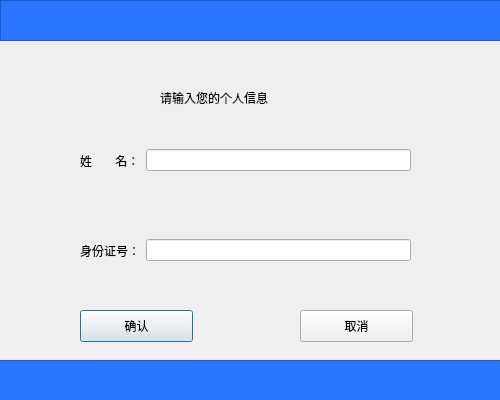
<?xml version="1.0" encoding="UTF-8"?>
<ui version="4.0">
 <class>FillInfoDialog</class>
 <widget class="QDialog" name="FillInfoDialog">
  <property name="geometry">
   <rect>
    <x>0</x>
    <y>0</y>
    <width>500</width>
    <height>400</height>
   </rect>
  </property>
  <property name="windowTitle">
   <string>信息确认</string>
  </property>
  <widget class="QLabel" name="tip">
   <property name="geometry">
    <rect>
     <x>160</x>
     <y>90</y>
     <width>221</width>
     <height>16</height>
    </rect>
   </property>
   <property name="styleSheet">
    <string notr="true">font: 10pt &quot;MS Shell Dlg 2&quot;;</string>
   </property>
   <property name="text">
    <string>请输入您的个人信息</string>
   </property>
  </widget>
  <widget class="QWidget" name="horizontalLayoutWidget">
   <property name="geometry">
    <rect>
     <x>80</x>
     <y>140</y>
     <width>331</width>
     <height>41</height>
    </rect>
   </property>
   <layout class="QHBoxLayout" name="horizontalLayout">
    <item>
     <widget class="QLabel" name="name">
      <property name="styleSheet">
       <string notr="true">font: 10pt &quot;MS Shell Dlg 2&quot;;</string>
      </property>
      <property name="text">
       <string>姓       名：</string>
      </property>
     </widget>
    </item>
    <item>
     <widget class="QLineEdit" name="lineEdit">
      <property name="styleSheet">
       <string notr="true">font: 10pt &quot;MS Shell Dlg 2&quot;;</string>
      </property>
     </widget>
    </item>
   </layout>
  </widget>
  <widget class="QWidget" name="horizontalLayoutWidget_2">
   <property name="geometry">
    <rect>
     <x>80</x>
     <y>230</y>
     <width>331</width>
     <height>41</height>
    </rect>
   </property>
   <layout class="QHBoxLayout" name="horizontalLayout_2">
    <item>
     <widget class="QLabel" name="ID">
      <property name="styleSheet">
       <string notr="true">font: 10pt &quot;MS Shell Dlg 2&quot;;</string>
      </property>
      <property name="text">
       <string>身份证号：</string>
      </property>
     </widget>
    </item>
    <item>
     <widget class="QLineEdit" name="lineEdit_2">
      <property name="styleSheet">
       <string notr="true">font: 10pt &quot;MS Shell Dlg 2&quot;;</string>
      </property>
     </widget>
    </item>
   </layout>
  </widget>
  <widget class="QPushButton" name="yep">
   <property name="geometry">
    <rect>
     <x>80</x>
     <y>310</y>
     <width>113</width>
     <height>32</height>
    </rect>
   </property>
   <property name="text">
    <string>确认</string>
   </property>
  </widget>
  <widget class="QPushButton" name="cancel">
   <property name="geometry">
    <rect>
     <x>300</x>
     <y>310</y>
     <width>113</width>
     <height>32</height>
    </rect>
   </property>
   <property name="text">
    <string>取消</string>
   </property>
  </widget>
  <widget class="QFrame" name="frame">
   <property name="geometry">
    <rect>
     <x>0</x>
     <y>0</y>
     <width>531</width>
     <height>41</height>
    </rect>
   </property>
   <property name="styleSheet">
    <string notr="true">background-color: rgb(43, 117, 255);</string>
   </property>
   <property name="frameShape">
    <enum>QFrame::StyledPanel</enum>
   </property>
   <property name="frameShadow">
    <enum>QFrame::Raised</enum>
   </property>
  </widget>
  <widget class="QFrame" name="frame_2">
   <property name="geometry">
    <rect>
     <x>-20</x>
     <y>360</y>
     <width>531</width>
     <height>41</height>
    </rect>
   </property>
   <property name="styleSheet">
    <string notr="true">background-color: rgb(43, 117, 255);</string>
   </property>
   <property name="frameShape">
    <enum>QFrame::StyledPanel</enum>
   </property>
   <property name="frameShadow">
    <enum>QFrame::Raised</enum>
   </property>
  </widget>
 </widget>
 <resources/>
 <connections/>
</ui>
